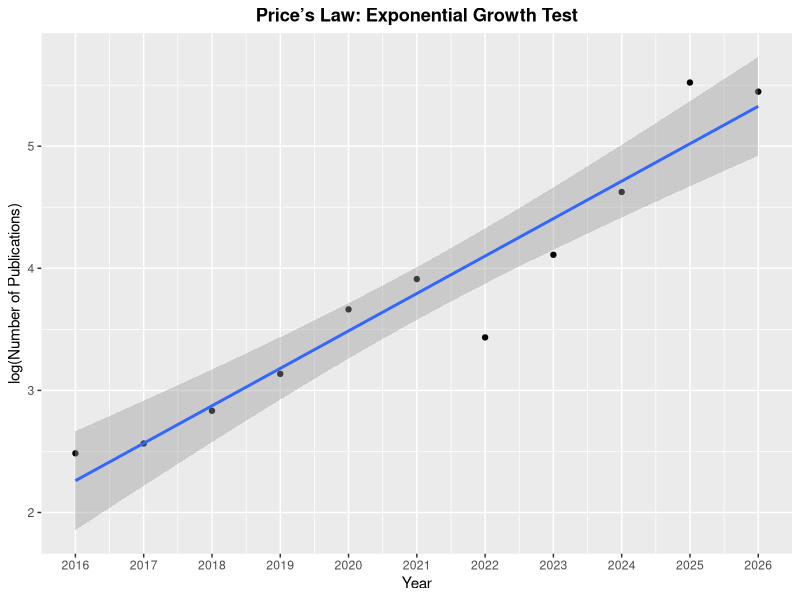
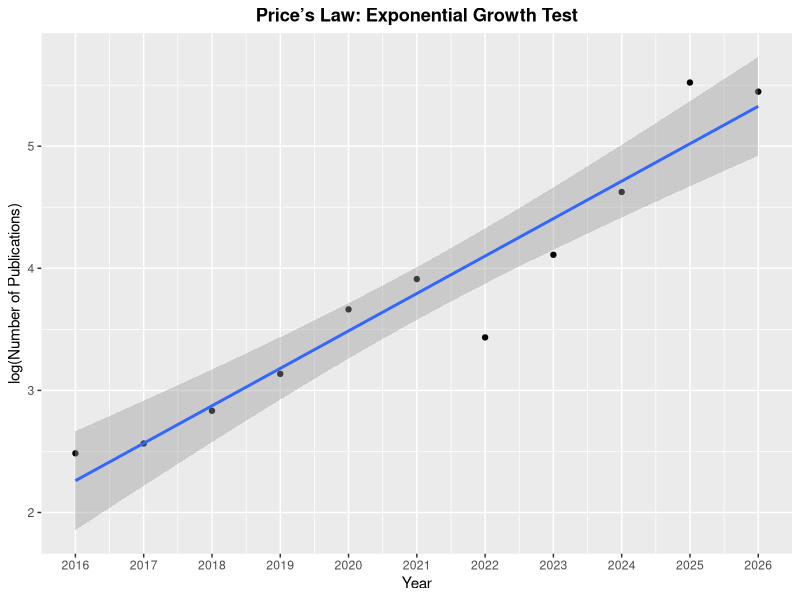

Write R code to recreate these figures, in order.
# Set working directory
setwd("~/Downloads/price_law")

# Load libraries
library(readxl)
library(ggplot2)

# Read file
df <- read_excel("bib_combined.xlsx")

# Log-transform publication counts
df$log_pub <- log(df$N_Publications)

# Fit linear model: log(N) = a + b*Year
model <- lm(log_pub ~ Year, data = df)
summary(model)

# Plot log-transformed growth (Price’s Law test)
p <- ggplot(df, aes(x = Year, y = log_pub)) +
  geom_point() +
  geom_smooth(method = "lm", se = TRUE) +
  scale_x_continuous(breaks = 2016:2026) +       
  labs(
    title = "Price’s Law: Exponential Growth Test",
    y = "log(Number of Publications)",
    x = "Year"
  ) +
  theme(
    plot.title = element_text(hjust = 0.5, face = "bold")  # Center title
  )

# Print the plot
print(p)

# ---------------------------------------------------------------
# Save the figure in high resolution (600 DPI)
# ---------------------------------------------------------------
ggsave(
  filename = "Prices_Law_Exponential_Growth_600dpi.png",
  plot = p,
  width = 8,
  height = 6,
  dpi = 600
)
